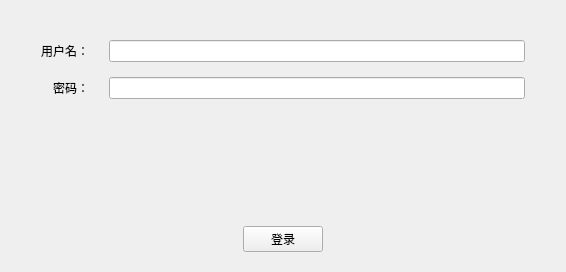
<?xml version="1.0" encoding="UTF-8"?>
<ui version="4.0">
 <class>user_login_dlg</class>
 <widget class="QWidget" name="user_login_dlg">
  <property name="geometry">
   <rect>
    <x>0</x>
    <y>0</y>
    <width>566</width>
    <height>272</height>
   </rect>
  </property>
  <property name="windowTitle">
   <string>Form</string>
  </property>
  <layout class="QVBoxLayout" name="verticalLayout">
   <property name="spacing">
    <number>20</number>
   </property>
   <property name="topMargin">
    <number>40</number>
   </property>
   <property name="bottomMargin">
    <number>20</number>
   </property>
   <item>
    <layout class="QFormLayout" name="formLayout">
     <property name="labelAlignment">
      <set>Qt::AlignRight|Qt::AlignTrailing|Qt::AlignVCenter</set>
     </property>
     <property name="formAlignment">
      <set>Qt::AlignHCenter|Qt::AlignTop</set>
     </property>
     <property name="horizontalSpacing">
      <number>20</number>
     </property>
     <property name="verticalSpacing">
      <number>15</number>
     </property>
     <property name="leftMargin">
      <number>30</number>
     </property>
     <property name="rightMargin">
      <number>30</number>
     </property>
     <item row="0" column="0">
      <widget class="QLabel" name="label_name_text">
       <property name="text">
        <string>用户名：</string>
       </property>
      </widget>
     </item>
     <item row="0" column="1">
      <widget class="QLineEdit" name="lineEdit_user_name">
       <property name="minimumSize">
        <size>
         <width>200</width>
         <height>0</height>
        </size>
       </property>
      </widget>
     </item>
     <item row="1" column="0">
      <widget class="QLabel" name="label_password_text">
       <property name="text">
        <string>密码：</string>
       </property>
      </widget>
     </item>
     <item row="1" column="1">
      <widget class="QLineEdit" name="lineEdit_password">
       <property name="minimumSize">
        <size>
         <width>200</width>
         <height>0</height>
        </size>
       </property>
       <property name="echoMode">
        <enum>QLineEdit::Password</enum>
       </property>
      </widget>
     </item>
    </layout>
   </item>
   <item>
    <spacer name="verticalSpacer">
     <property name="orientation">
      <enum>Qt::Vertical</enum>
     </property>
     <property name="sizeType">
      <enum>QSizePolicy::Fixed</enum>
     </property>
     <property name="sizeHint" stdset="0">
      <size>
       <width>20</width>
       <height>30</height>
      </size>
     </property>
    </spacer>
   </item>
   <item>
    <layout class="QHBoxLayout" name="horizontalLayout">
     <property name="spacing">
      <number>16</number>
     </property>
     <item>
      <spacer name="horizontalSpacer_5">
       <property name="orientation">
        <enum>Qt::Horizontal</enum>
       </property>
       <property name="sizeHint" stdset="0">
        <size>
         <width>40</width>
         <height>20</height>
        </size>
       </property>
      </spacer>
     </item>
     <item>
      <widget class="QPushButton" name="btn_login">
       <property name="text">
        <string>登录</string>
       </property>
       <property name="btn_type" stdset="0">
        <string>main</string>
       </property>
      </widget>
     </item>
     <item>
      <spacer name="horizontalSpacer_6">
       <property name="orientation">
        <enum>Qt::Horizontal</enum>
       </property>
       <property name="sizeHint" stdset="0">
        <size>
         <width>40</width>
         <height>20</height>
        </size>
       </property>
      </spacer>
     </item>
    </layout>
   </item>
  </layout>
 </widget>
 <resources/>
 <connections/>
</ui>
